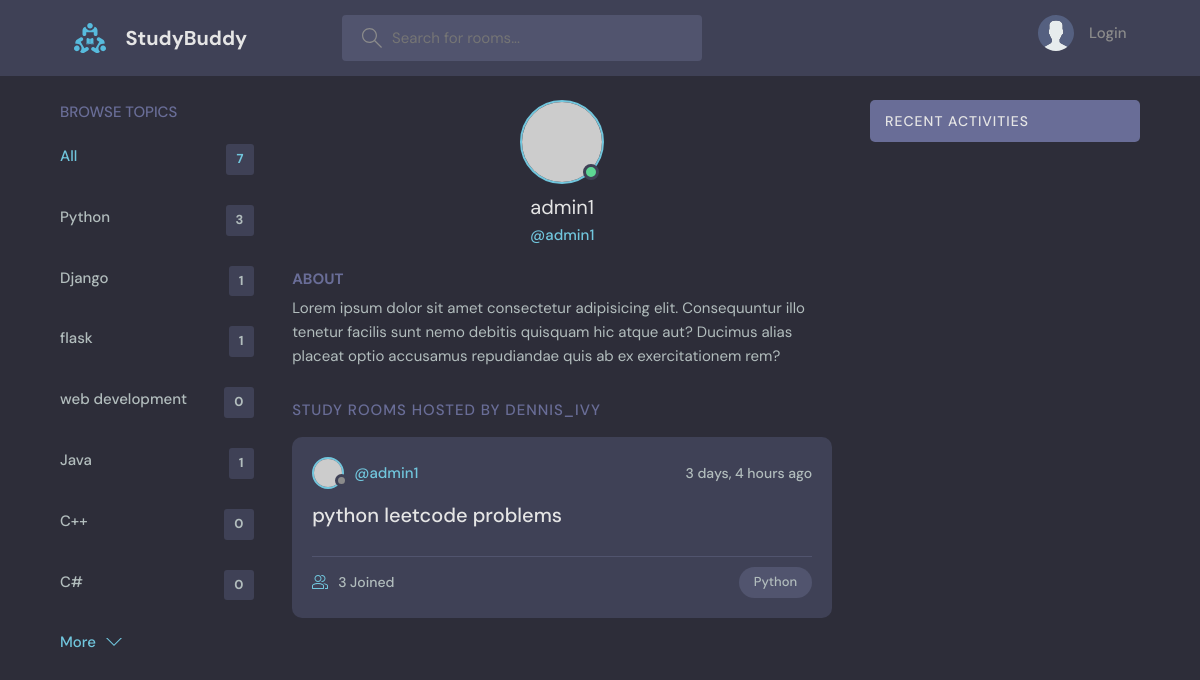
The app's page /profile/2/ with its own data.
### base/models.py (models this page shows, shortened)
class Topic(models.Model):
    name = models.CharField(max_length=200)

class Room(models.Model):
    host = models.ForeignKey(User, on_delete=models.SET_NULL, null=True,blank=True)
    topic = models.ForeignKey(Topic, on_delete=models.SET_NULL, null=True, blank=True)
    name = models.CharField(max_length=100)
    description = models.TextField(null=True, blank=True)
    participants = models.ManyToManyField(User, related_name='participants', blank=True)
    updated = models.DateTimeField(auto_now=True)
    created = models.DateTimeField(auto_now_add=True)
    class Meta:
        ordering = ('-updated','-created')

### base/views.py (the view)
# urls.py: path('profile/<int:pk>/', views.userProfile, name='user-profile'),
def userProfile(request,pk):
    user = User.objects.get(id=pk)
    rooms = user.room_set.all()
    room_messages = user.message_set.all()
    topics = Topic.objects.all()
    context = {'user':user, 'rooms':rooms, 'room_messages':room_messages, 'topics':topics}
    return render(request, 'base/profile.html', context)

### base/templates/base/profile.html (shortened to what this page needs)
{% extends 'main.html' %}
{% block content %}
  <main class="profile-page layout layout--3">
    <div class="container">
      {% include 'base/topic_component.html' %}
      <div class="roomList">
        <div class="profile">
          <div class="profile__avatar">
            <div class="avatar avatar--large active">
              <img src="https://randomuser.me/api/portraits/men/11.jpg" />
            </div>
          </div>
          <div class="profile__info">
            <h3>{{user.username}}</h3>
            <p>@{{user.username}}</p>
          </div>
          <div class="profile__about">
            <h3>About</h3>
            <p>
              Lorem ipsum dolor sit amet consectetur adipisicing elit. Consequuntur illo tenetur
              facilis sunt nemo debitis quisquam hic atque aut? Ducimus alias placeat optio
              accusamus repudiandae quis ab ex exercitationem rem?
            </p>
          </div>
        </div>
        <div class="roomList__header">
          <div>
            <h2>Study Rooms Hosted by dennis_ivy</a>
            </h2>
          </div>
        </div>
        {% include 'base/feed_component.html' %}
      </div>
      {% include 'base/activity_component.html' %}
    </div>
  </main>
{% endblock content %}

### base/templates/base/topic_component.html
<div class="topics">
  <div class="topics__header">
    <h2>Browse Topics</h2>
  </div>
  <ul class="topics__list">
    <li>
      <a href="{% url 'home' %}" class="active">All <span>{{topics.count}}</span></a>
    </li>
    {% for topic in topics %}
    <li>
      <a href="{% url 'home'%}?q={{topic.name}}">{{topic.name}} <span>{{topic.room_set.all.count}}</span></a>
    </li>
    {% endfor %}
  </ul>
  <a class="btn btn--link" href="{% url 'topics' %}">
    More
    <svg version="1.1" xmlns="http://www.w3.org/2000/svg" width="32" height="32" viewBox="0 0 32 32">
      <title>chevron-down</title>
      <path d="M16 21l-13-13h-3l16 16 16-16h-3l-13 13z"></path>
    </svg>
  </a>
</div>

### base/templates/base/feed_component.html (shortened to what this page needs)
{% for room in rooms %}
<div class="roomListRoom">
  <div class="roomListRoom__header">
    <a href="{% url 'user-profile' room.host.id %}" class="roomListRoom__author">
      <div class="avatar avatar--small">
        <img src="https://randomuser.me/api/portraits/women/11.jpg" />
      </div>
      <span>@{{room.host.username}}</span>
    </a>
    <div class="roomListRoom__actions">
      <span>{{room.created|timesince}} ago</span>
    </div>
  </div>
  <div class="roomListRoom__content">
    <a href="{% url 'room' room.id %}">{{room.name}}</a>
  </div>
  <div class="roomListRoom__meta">
    <a href="{% url 'room' room.id %}" class="roomListRoom__joined">
      {{room.participants.all.count}} Joined
    </a>
    <p class="roomListRoom__topic">{{room.topic.name}}</p>
  </div>
</div>
{% endfor %}

### records on screen
Topic: name "Python", room_set.all.count "3"
Topic: name "Django", room_set.all.count "1"
Topic: name "flask", room_set.all.count "1"
Topic: name "web development", room_set.all.count "0"
Topic: name "Java", room_set.all.count "1"
Topic: name "C++", room_set.all.count "0"
Topic: name "C#", room_set.all.count "0"
Room: host.username "admin1", created "3 days, 4 hours", name "python leetcode problems", participants.all.count "3", topic.name "Python"

### other values on screen
{{ topics.count }} "7"
{{ user.username }} "admin1"
